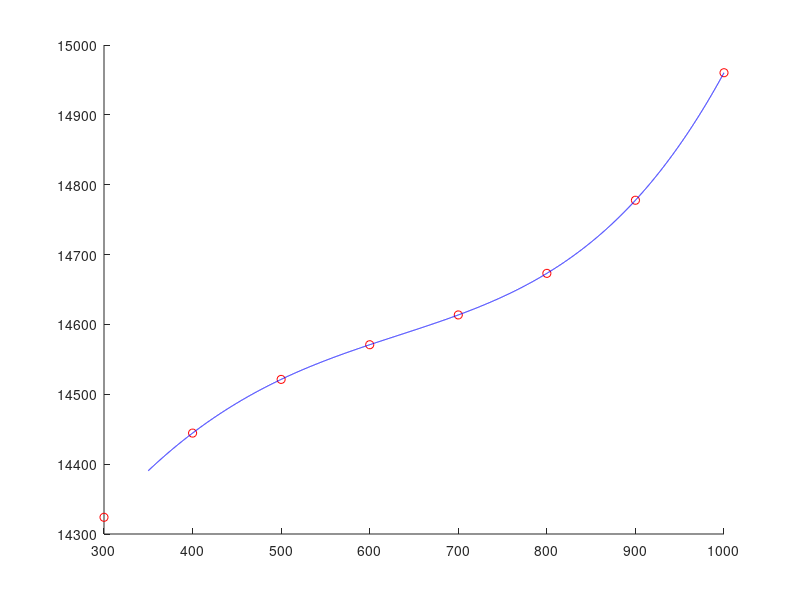
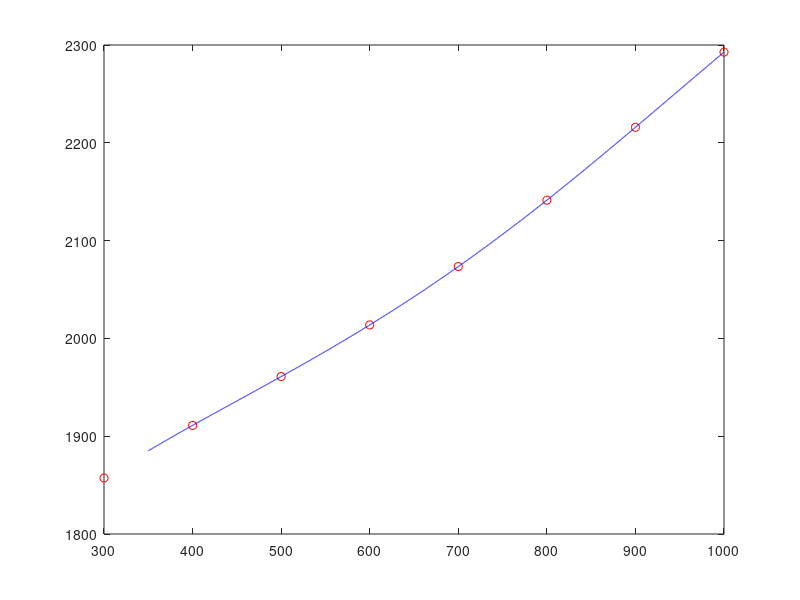

The MATLAB source for these figures, in order:
clc;clear;clf;hold on

% units are SI units
T1 = 350
T2 = 1000
P1 = 101325
P2 = 1013250
Runi = 8.3144598
deltaT = T2-T1

Cph2 = 14.31e3
Cph2o = 1.865e3
Cvh2 = 10.19e3
Cvh2o = 1.404e3

deltauh2 = Cvh2*deltaT
deltauh2o = Cvh2o*deltaT
deltahh2 = Cph2*deltaT
deltahh2o = Cph2o*deltaT

coefftable = [3.057 4.07;2.677e-3 -1.108e-3;...
              -5.180e-6 4.152e-6; 5.521e-9 -2.964e-9;...
              -1.812e-12 8.07e-13]
Ttest = 293          
Cph2test = Runi*dot(coefftable(:,1),(ones(5,1)*Ttest).^([0 1 2 3 4]'))

mwh2 = 2.016e-3
mwh2o = 18.02e-3
Rh2 = Runi/mwh2
Rh2o = Runi/mwh2o

deltahh2 = (dot(((1:5)').^-1.*coefftable(:,1),(ones(5,1)*T2).^((1:5)'))...
    -dot((((1:5)').^-1).*coefftable(:,1),(ones(5,1)*T1).^((1:5)')))*Rh2
deltahh2o = (dot(((1:5)').^-1.*coefftable(:,2),(ones(5,1)*T2).^((1:5)'))...
    -dot((((1:5)').^-1).*coefftable(:,2),(ones(5,1)*T1).^((1:5)')))*Rh2o

% coefftablealt is a programming trick to compute deltau easier. 
coefftablealt = coefftable;
coefftablealt(1,:) = coefftablealt(1,:)-1;

deltauh2 = (dot(((1:5)').^-1.*coefftablealt(:,1),(ones(5,1)*T2).^((1:5)'))...
    -dot((((1:5)').^-1).*coefftablealt(:,1),(ones(5,1)*T1).^((1:5)')))*Rh2
deltauh2o = (dot(((1:5)').^-1.*coefftablealt(:,2),(ones(5,1)*T2).^((1:5)'))...
    -dot((((1:5)').^-1).*coefftablealt(:,2),(ones(5,1)*T1).^((1:5)')))*Rh2o

% the following table is textbook table B3, H2. Second column is universal
% specific heat constant Cp, and it is immediately turned into specific. 

B3 = [28.877 29.120 29.275 29.375 29.461 29.581 29.792 30.160]/mwh2;
B3 = [300:100:1000;B3]'
B6 = [33.468 34.437 35.337 36.288 37.364 38.587 39.930 41.315]/mwh2o;
B6 = [300:100:1000;B6]'

fineTdata = linspace(350,1000,10000);
interpCph2 = interp1(B3(:,1)',B3(:,2)',fineTdata,'spline');
interpCph2o = interp1(B6(:,1)',B6(:,2)',fineTdata,'spline');

plot(B3(:,1),B3(:,2),'ro')
plot(fineTdata,interpCph2,'b-')
figure(2)
plot(B6(:,1),B6(:,2),'ro')
hold on
plot(fineTdata,interpCph2o,'b-')

deltahh2 = trapz(fineTdata,interpCph2)
deltahh2o = trapz(fineTdata,interpCph2o)
deltauh2 = trapz(fineTdata,interpCph2-Rh2)
deltauh2o = trapz(fineTdata,interpCph2o-Rh2o)
